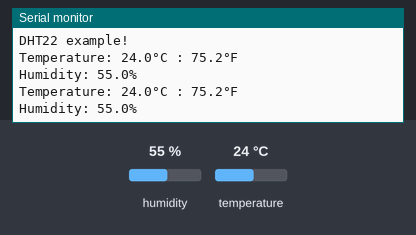
Bench run of a sketch on a simulated Arduino Uno, built with avr-gcc and run on an emulated ATmega328P. Parts: the last lines printed to the serial monitor. Inputs (shaded band) come from the test bench; at power-on: humidity 55 %, temperature 24 °C.

Above: at 2.8 s.
2.9 s: humidity set to 22 %
At 4.7 s:
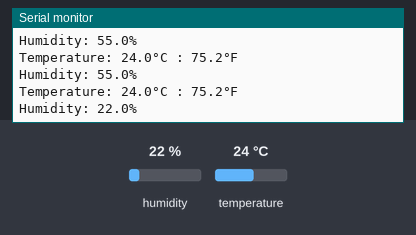
5.6 s: temperature set to 12 °C
At 6.4 s:
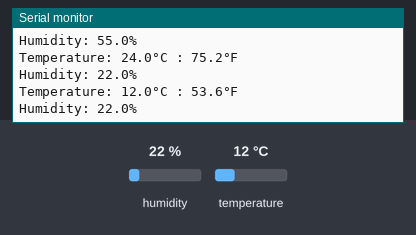
8.3 s: humidity set to 40 %
At 11.2 s:
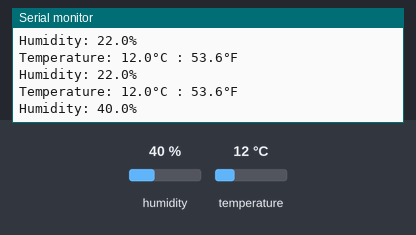
Timing chart, 0 to 12.7 s (numbered marks = the images above; inputs shaded):
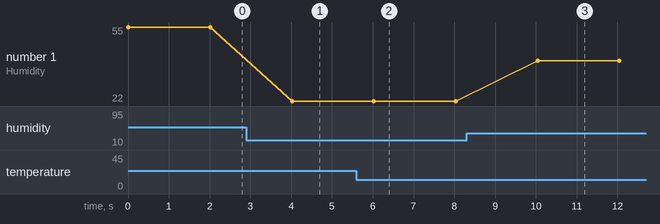

The sketch:

basic_tem_1.ino
```cpp
#include "DHT.h"

#define DHTPIN 2
#define DHTTYPE DHT22

DHT dht(DHTPIN, DHTTYPE);

void setup() {
  Serial.begin(115200);
  Serial.println(F("DHT22 example!"));

  dht.begin();
}

void loop() {
  float temperature = dht.readTemperature();
  float humidity = dht.readHumidity();

  if (isnan(temperature) || isnan(humidity)) {
    Serial.println(F("Failed to read from DHT sensor!"));
    return;
  }

  Serial.print(F("Temperature: "));
  Serial.print(temperature , 1);
  Serial.print(F("°C : "));
  Serial.print((temperature * 9/5) + 32 , 1);
  Serial.println(F("°F"));

  Serial.print(F("Humidity: "));
  Serial.print(humidity , 1);
  Serial.println(F("%"));

  delay(2000);
}
```

Measured:
- after the input at 2.9 s, the serial monitor: prints a new line after 1.1 s (image 1)
- after the input at 5.6 s, the serial monitor: prints a new line after 0.43 s (image 2)
- after the input at 8.3 s, the serial monitor: prints a new line after 1.7 s (image 3)
- plotted number 1: 22 → 40 after the input at 8.3 s
